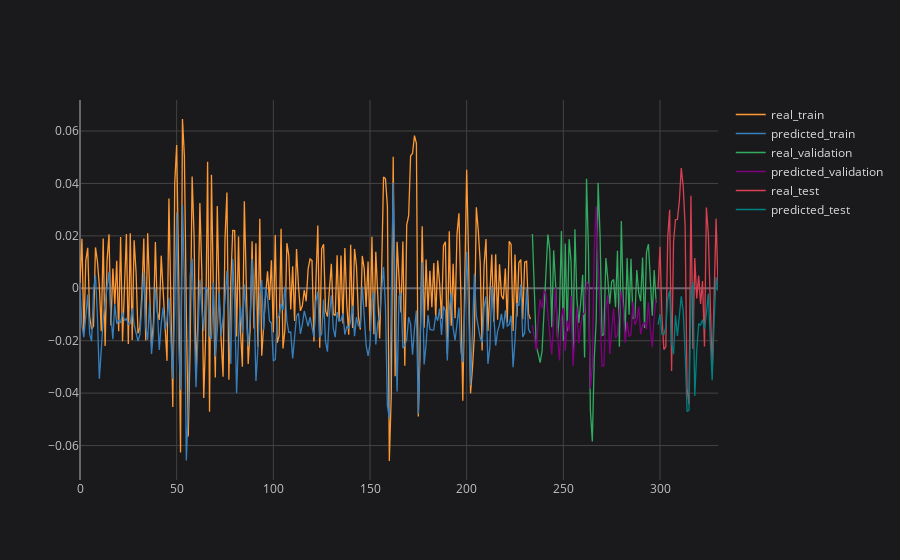

Notebook code cell kept with this figure:
### Code cell
# plotting partial result
plot_ticker = 'PETR4'
plot_feature = target_feature
plot_imf = 'IMF1'

concatenated_results[plot_ticker][plot_feature][plot_imf].iplot(title=f'{plot_ticker} {plot_feature} {plot_imf}', asFigure=True, layout=space)

### Figure 1 — Plotly figure (JSON) as saved in the notebook; plotly's stock layout.template omitted (floating-point values rounded to 4 significant figures; data arrays with more than 128 entries replaced by an {"elided": "..."} marker saying what was removed)
{"data": [{"line": {"color": "rgba(255, 153, 51, 1.0)", "dash": "solid", "shape": "linear", "width": 1.3}, "mode": "lines", "name": "real_train", "text": "", "type": "scatter", "x": {"elided": "331 float values"}, "y": {"elided": "331 mixed values"}}, {"line": {"color": "rgba(55, 128, 191, 1.0)", "dash": "solid", "shape": "linear", "width": 1.3}, "mode": "lines", "name": "predicted_train", "text": "", "type": "scatter", "x": {"elided": "331 float values"}, "y": {"elided": "331 mixed values"}}, {"line": {"color": "rgba(50, 171, 96, 1.0)", "dash": "solid", "shape": "linear", "width": 1.3}, "mode": "lines", "name": "real_validation", "text": "", "type": "scatter", "x": {"elided": "331 float values"}, "y": {"elided": "331 mixed values"}}, {"line": {"color": "rgba(128, 0, 128, 1.0)", "dash": "solid", "shape": "linear", "width": 1.3}, "mode": "lines", "name": "predicted_validation", "text": "", "type": "scatter", "x": {"elided": "331 float values"}, "y": {"elided": "331 mixed values"}}, {"line": {"color": "rgba(219, 64, 82, 1.0)", "dash": "solid", "shape": "linear", "width": 1.3}, "mode": "lines", "name": "real_test", "text": "", "type": "scatter", "x": {"elided": "331 float values"}, "y": {"elided": "331 mixed values"}}, {"line": {"color": "rgba(0, 128, 128, 1.0)", "dash": "solid", "shape": "linear", "width": 1.3}, "mode": "lines", "name": "predicted_test", "text": "", "type": "scatter", "x": {"elided": "331 float values"}, "y": {"elided": "331 mixed values"}}], "layout": {"legend": {"bgcolor": "#1A1A1C", "font": {"color": "#D9D9D9", "size": 12}}, "paper_bgcolor": "#1A1A1C", "plot_bgcolor": "#1A1A1C", "title": {"font": {"color": "#D9D9D9"}, "x": 0.5}, "xaxis": {"gridcolor": "#434343", "showgrid": true, "tickfont": {"color": "#C2C2C2", "size": 12}, "title": {"font": {"color": "#D9D9D9"}}, "zerolinecolor": "#666570"}, "yaxis": {"gridcolor": "#434343", "showgrid": true, "tickfont": {"color": "#C2C2C2", "size": 12}, "title": {"font": {"color": "#D9D9D9"}}, "zerolinecolor": "#666570"}}}
